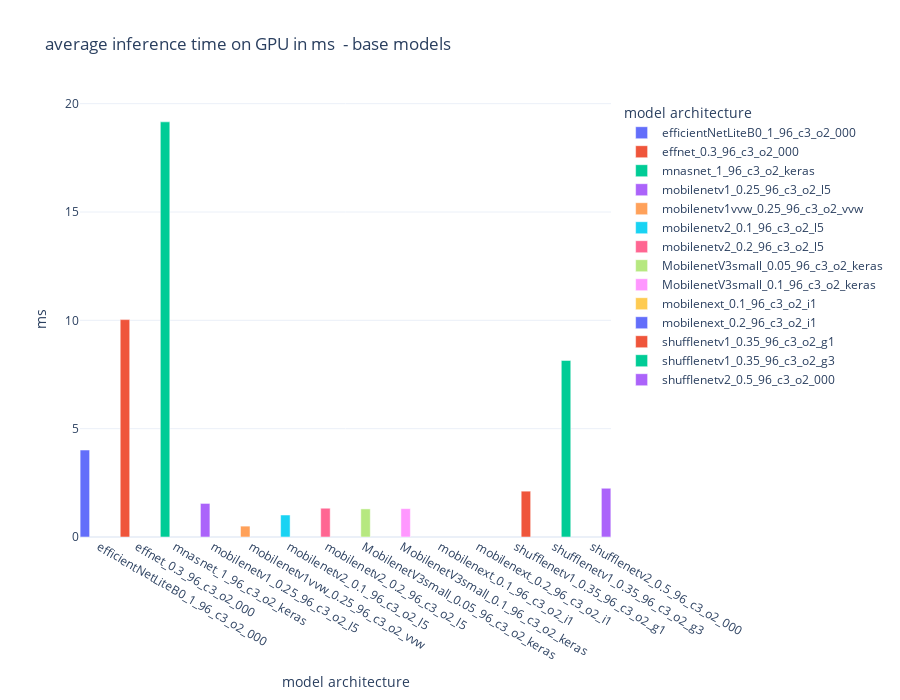

Notebook source saved alongside this figure:
### Code cell
def plot_model_latency_cpu(df, title=""):
    accuracy_limit = 0.80

    fig = px.bar(df, 
                x="architecture", 
                color="architecture",
                y='inference_GPU_ms',
                labels={"architecture": "model architecture",
                        "inference_GPU_ms": "ms",
                            #"value": "kB"
                            },
                title=f"average inference time on GPU in ms {title}",
                barmode='group',
                #hover_data=['architecture', 'size'],
                height=height,
                template=template
                )
    #fig.add_hline(y=peak_memory_limit, line_width=2, line_dash="dash", line_color="orange", annotation_text=f"{peak_memory_limit} KB peak activation", 
    #            annotation_position="top left")
    # fig.add_hline(y=accuracy_limit, line_width=2, line_dash="dash", line_color="blue", annotation_text=f"{accuracy_limit} accuracy %", 
    #             annotation_position="top right")
    fig.update_traces(width=bar_width)
    # fig.update_layout(yaxis_range= [0.75, 0.9])
    #fig.show()
    return fig

plot_model_latency_cpu(basemodels, title=" - base models")

### Figure 1 — Plotly figure (JSON) as saved in the notebook; plotly's stock layout.template omitted (floating-point values rounded to 4 significant figures)
{"data": [{"alignmentgroup": "True", "hovertemplate": "model architecture=%{x}<br>ms=%{y}<extra></extra>", "legendgroup": "efficientNetLiteB0_1_96_c3_o2_000", "marker": {"color": "#636efa", "pattern": {"shape": ""}}, "name": "efficientNetLiteB0_1_96_c3_o2_000", "offsetgroup": "efficientNetLiteB0_1_96_c3_o2_000", "orientation": "v", "showlegend": true, "textposition": "auto", "type": "bar", "width": 0.25, "x": ["efficientNetLiteB0_1_96_c3_o2_000"], "xaxis": "x", "y": [4.013], "yaxis": "y"}, {"alignmentgroup": "True", "hovertemplate": "model architecture=%{x}<br>ms=%{y}<extra></extra>", "legendgroup": "effnet_0.3_96_c3_o2_000", "marker": {"color": "#EF553B", "pattern": {"shape": ""}}, "name": "effnet_0.3_96_c3_o2_000", "offsetgroup": "effnet_0.3_96_c3_o2_000", "orientation": "v", "showlegend": true, "textposition": "auto", "type": "bar", "width": 0.25, "x": ["effnet_0.3_96_c3_o2_000"], "xaxis": "x", "y": [10.03], "yaxis": "y"}, {"alignmentgroup": "True", "hovertemplate": "model architecture=%{x}<br>ms=%{y}<extra></extra>", "legendgroup": "mnasnet_1_96_c3_o2_keras", "marker": {"color": "#00cc96", "pattern": {"shape": ""}}, "name": "mnasnet_1_96_c3_o2_keras", "offsetgroup": "mnasnet_1_96_c3_o2_keras", "orientation": "v", "showlegend": true, "textposition": "auto", "type": "bar", "width": 0.25, "x": ["mnasnet_1_96_c3_o2_keras"], "xaxis": "x", "y": [19.16], "yaxis": "y"}, {"alignmentgroup": "True", "hovertemplate": "model architecture=%{x}<br>ms=%{y}<extra></extra>", "legendgroup": "mobilenetv1_0.25_96_c3_o2_l5", "marker": {"color": "#ab63fa", "pattern": {"shape": ""}}, "name": "mobilenetv1_0.25_96_c3_o2_l5", "offsetgroup": "mobilenetv1_0.25_96_c3_o2_l5", "orientation": "v", "showlegend": true, "textposition": "auto", "type": "bar", "width": 0.25, "x": ["mobilenetv1_0.25_96_c3_o2_l5"], "xaxis": "x", "y": [1.549], "yaxis": "y"}, {"alignmentgroup": "True", "hovertemplate": "model architecture=%{x}<br>ms=%{y}<extra></extra>", "legendgroup": "mobilenetv1vvw_0.25_96_c3_o2_vvw", "marker": {"color": "#FFA15A", "pattern": {"shape": ""}}, "name": "mobilenetv1vvw_0.25_96_c3_o2_vvw", "offsetgroup": "mobilenetv1vvw_0.25_96_c3_o2_vvw", "orientation": "v", "showlegend": true, "textposition": "auto", "type": "bar", "width": 0.25, "x": ["mobilenetv1vvw_0.25_96_c3_o2_vvw"], "xaxis": "x", "y": [0.5024], "yaxis": "y"}, {"alignmentgroup": "True", "hovertemplate": "model architecture=%{x}<br>ms=%{y}<extra></extra>", "legendgroup": "mobilenetv2_0.1_96_c3_o2_l5", "marker": {"color": "#19d3f3", "pattern": {"shape": ""}}, "name": "mobilenetv2_0.1_96_c3_o2_l5", "offsetgroup": "mobilenetv2_0.1_96_c3_o2_l5", "orientation": "v", "showlegend": true, "textposition": "auto", "type": "bar", "width": 0.25, "x": ["mobilenetv2_0.1_96_c3_o2_l5"], "xaxis": "x", "y": [1.015], "yaxis": "y"}, {"alignmentgroup": "True", "hovertemplate": "model architecture=%{x}<br>ms=%{y}<extra></extra>", "legendgroup": "mobilenetv2_0.2_96_c3_o2_l5", "marker": {"color": "#FF6692", "pattern": {"shape": ""}}, "name": "mobilenetv2_0.2_96_c3_o2_l5", "offsetgroup": "mobilenetv2_0.2_96_c3_o2_l5", "orientation": "v", "showlegend": true, "textposition": "auto", "type": "bar", "width": 0.25, "x": ["mobilenetv2_0.2_96_c3_o2_l5"], "xaxis": "x", "y": [1.328], "yaxis": "y"}, {"alignmentgroup": "True", "hovertemplate": "model architecture=%{x}<br>ms=%{y}<extra></extra>", "legendgroup": "MobilenetV3small_0.05_96_c3_o2_keras", "marker": {"color": "#B6E880", "pattern": {"shape": ""}}, "name": "MobilenetV3small_0.05_96_c3_o2_keras", "offsetgroup": "MobilenetV3small_0.05_96_c3_o2_keras", "orientation": "v", "showlegend": true, "textposition": "auto", "type": "bar", "width": 0.25, "x": ["MobilenetV3small_0.05_96_c3_o2_keras"], "xaxis": "x", "y": [1.297], "yaxis": "y"}, {"alignmentgroup": "True", "hovertemplate": "model architecture=%{x}<br>ms=%{y}<extra></extra>", "legendgroup": "MobilenetV3small_0.1_96_c3_o2_keras", "marker": {"color": "#FF97FF", "pattern": {"shape": ""}}, "name": "MobilenetV3small_0.1_96_c3_o2_keras", "offsetgroup": "MobilenetV3small_0.1_96_c3_o2_keras", "orientation": "v", "showlegend": true, "textposition": "auto", "type": "bar", "width": 0.25, "x": ["MobilenetV3small_0.1_96_c3_o2_keras"], "xaxis": "x", "y": [1.308], "yaxis": "y"}, {"alignmentgroup": "True", "hovertemplate": "model architecture=%{x}<br>ms=%{y}<extra></extra>", "legendgroup": "mobilenext_0.1_96_c3_o2_i1", "marker": {"color": "#FECB52", "pattern": {"shape": ""}}, "name": "mobilenext_0.1_96_c3_o2_i1", "offsetgroup": "mobilenext_0.1_96_c3_o2_i1", "orientation": "v", "showlegend": true, "textposition": "auto", "type": "bar", "width": 0.25, "x": ["mobilenext_0.1_96_c3_o2_i1"], "xaxis": "x", "y": [null], "yaxis": "y"}, {"alignmentgroup": "True", "hovertemplate": "model architecture=%{x}<br>ms=%{y}<extra></extra>", "legendgroup": "mobilenext_0.2_96_c3_o2_i1", "marker": {"color": "#636efa", "pattern": {"shape": ""}}, "name": "mobilenext_0.2_96_c3_o2_i1", "offsetgroup": "mobilenext_0.2_96_c3_o2_i1", "orientation": "v", "showlegend": true, "textposition": "auto", "type": "bar", "width": 0.25, "x": ["mobilenext_0.2_96_c3_o2_i1"], "xaxis": "x", "y": [null], "yaxis": "y"}, {"alignmentgroup": "True", "hovertemplate": "model architecture=%{x}<br>ms=%{y}<extra></extra>", "legendgroup": "shufflenetv1_0.35_96_c3_o2_g1", "marker": {"color": "#EF553B", "pattern": {"shape": ""}}, "name": "shufflenetv1_0.35_96_c3_o2_g1", "offsetgroup": "shufflenetv1_0.35_96_c3_o2_g1", "orientation": "v", "showlegend": true, "textposition": "auto", "type": "bar", "width": 0.25, "x": ["shufflenetv1_0.35_96_c3_o2_g1"], "xaxis": "x", "y": [2.116], "yaxis": "y"}, {"alignmentgroup": "True", "hovertemplate": "model architecture=%{x}<br>ms=%{y}<extra></extra>", "legendgroup": "shufflenetv1_0.35_96_c3_o2_g3", "marker": {"color": "#00cc96", "pattern": {"shape": ""}}, "name": "shufflenetv1_0.35_96_c3_o2_g3", "offsetgroup": "shufflenetv1_0.35_96_c3_o2_g3", "orientation": "v", "showlegend": true, "textposition": "auto", "type": "bar", "width": 0.25, "x": ["shufflenetv1_0.35_96_c3_o2_g3"], "xaxis": "x", "y": [8.149], "yaxis": "y"}, {"alignmentgroup": "True", "hovertemplate": "model architecture=%{x}<br>ms=%{y}<extra></extra>", "legendgroup": "shufflenetv2_0.5_96_c3_o2_000", "marker": {"color": "#ab63fa", "pattern": {"shape": ""}}, "name": "shufflenetv2_0.5_96_c3_o2_000", "offsetgroup": "shufflenetv2_0.5_96_c3_o2_000", "orientation": "v", "showlegend": true, "textposition": "auto", "type": "bar", "width": 0.25, "x": ["shufflenetv2_0.5_96_c3_o2_000"], "xaxis": "x", "y": [2.25], "yaxis": "y"}], "layout": {"barmode": "group", "height": 700, "legend": {"title": {"text": "model architecture"}, "tracegroupgap": 0}, "title": {"text": "average inference time on GPU in ms  - base models"}, "xaxis": {"anchor": "y", "categoryarray": ["efficientNetLiteB0_1_96_c3_o2_000", "effnet_0.3_96_c3_o2_000", "mnasnet_1_96_c3_o2_keras", "mobilenetv1_0.25_96_c3_o2_l5", "mobilenetv1vvw_0.25_96_c3_o2_vvw", "mobilenetv2_0.1_96_c3_o2_l5", "mobilenetv2_0.2_96_c3_o2_l5", "MobilenetV3small_0.05_96_c3_o2_keras", "MobilenetV3small_0.1_96_c3_o2_keras", "mobilenext_0.1_96_c3_o2_i1", "mobilenext_0.2_96_c3_o2_i1", "shufflenetv1_0.35_96_c3_o2_g1", "shufflenetv1_0.35_96_c3_o2_g3", "shufflenetv2_0.5_96_c3_o2_000"], "categoryorder": "array", "domain": [0, 1], "title": {"text": "model architecture"}}, "yaxis": {"anchor": "x", "domain": [0, 1], "title": {"text": "ms"}}}}
